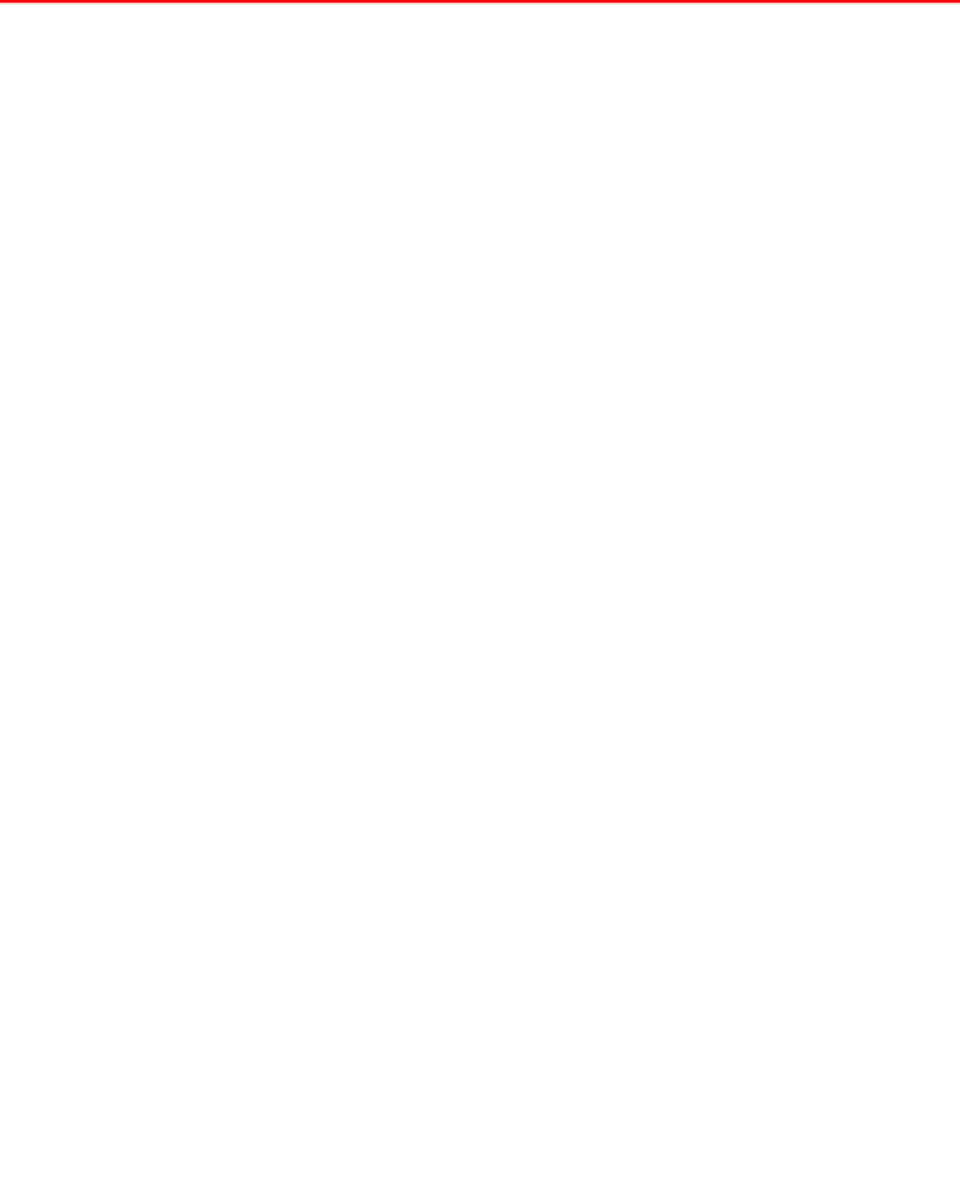
Frame 1 (no input)
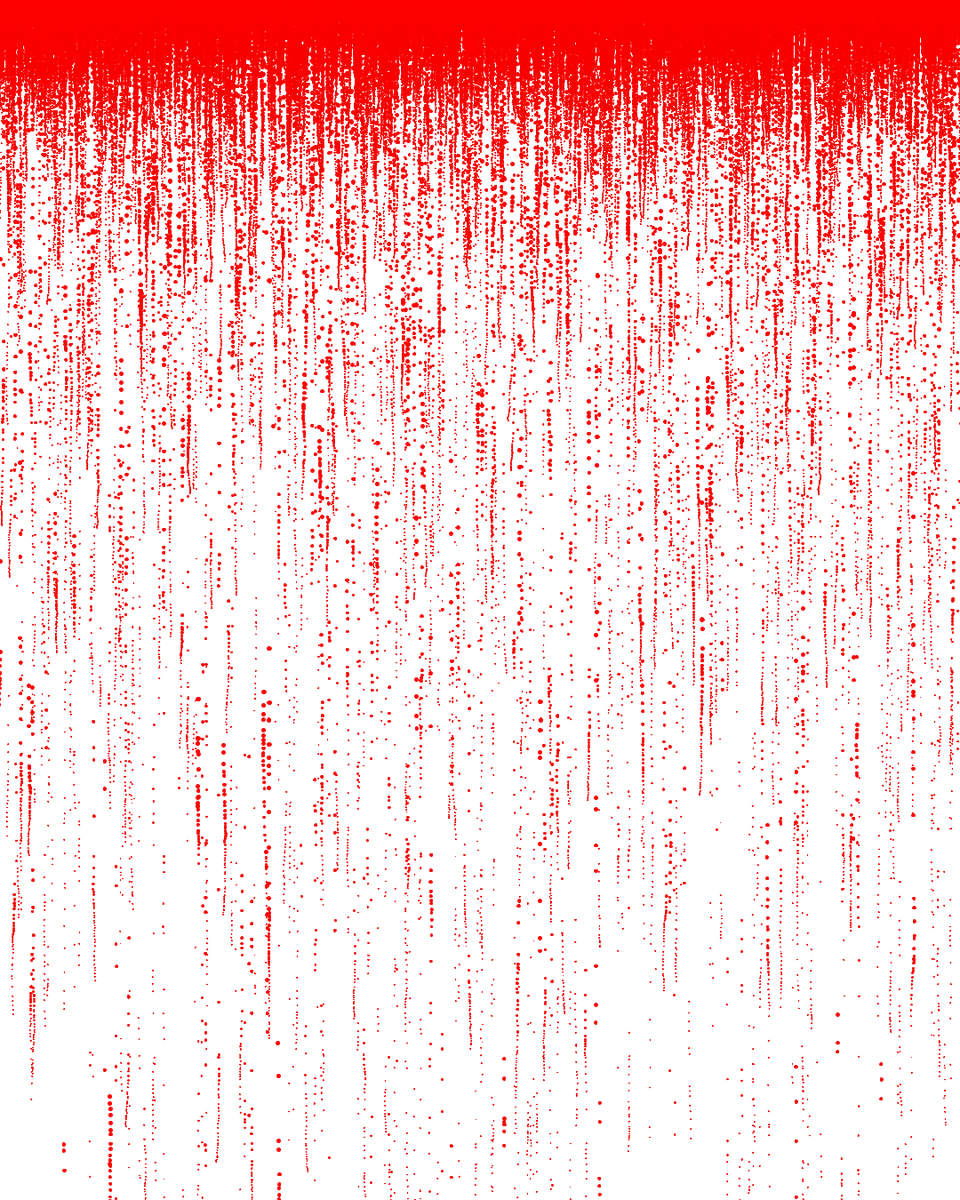
Frame 60 (the mouse pressed at the canvas centre just before this capture)
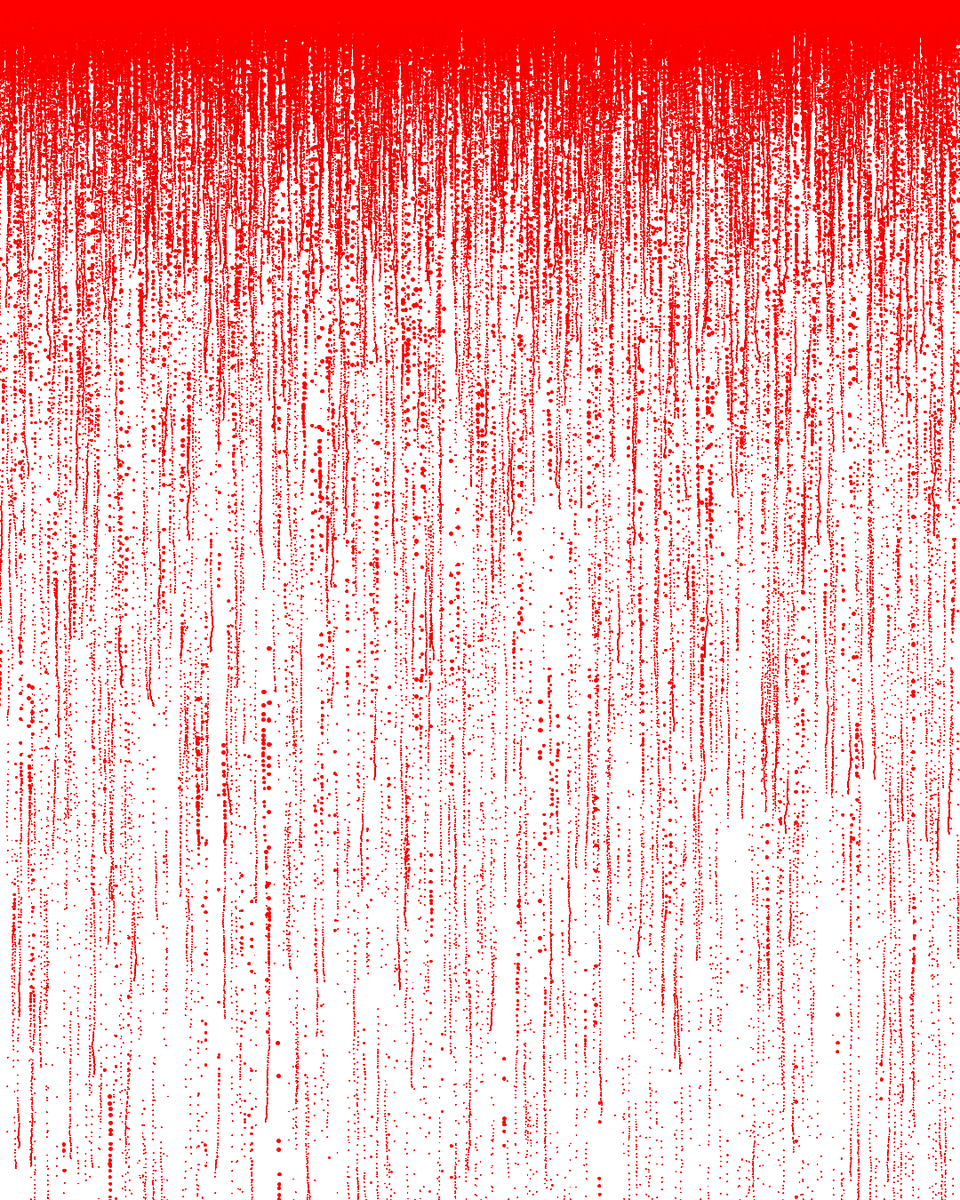
Frame 120 (the mouse held since frame 60 and released just before this capture)

The Processing sketch that drew these frames (run headless with seeded random() and noise(); from frame 60 on, the mouse is pressed at the canvas centre):

// Processing sketch: digital_rain
// ── digital_rain.pde
ArrayList<Dot> dots = new ArrayList<Dot>();
float color_grad;
float dotSize = 5;

class Dot {
  float x;
  float y;
  float old_delta;
  float new_delta;

  Dot(float x_in, float y_in){
    x = x_in;
    y = y_in;
  }

  void drawDot() {
    ellipse(y,x,dotSize,dotSize);
  }
  void set_old_delta(float delta) {
    old_delta = delta;
  }
  void set_new_delta(float delta) {
    new_delta = delta;
  }
  void update_x() {
    x += old_delta;
  }
  void new_to_old(){
    old_delta = new_delta;
  }
  void update_y() {
    y+=random(-0.5,0.5);
  }
}

//-------------------------------

void setup() {
  background(255);
  size(1080,1350);
  for (int i = 0; i < width; i += 1) {
    dots.add(new  Dot(0,i));

  }
  frameRate(60);
}

void draw(){
  stroke(255 - color_grad, 0, 0);
  fill(255 - color_grad, 0, 0);
  for (Dot temp : dots){
    temp.drawDot();
    temp.update_y();
  }
  if (dotSize > 1){
    dotSize -= 0.1;
  }
  updateDots();
  color_grad = color_grad+0.25;
  if (color_grad>235) stop();
}

void updateDots(){
  for (Dot temp : dots){
    temp.old_delta=random(5);
  }
  softenDots();

  for (Dot temp : dots){
    temp.update_x();
  }
}

void softenDots(){
  dots.get(0).set_new_delta((dots.get(0).old_delta+dots.get(1).old_delta+dots.get(3).old_delta)/abs(dots.get(1).y-dots.get(0).y));
  dots.get(dots.size()-1).set_new_delta((dots.get(dots.size()-1).old_delta+dots.get(dots.size()-2).old_delta+dots.get(dots.size()-3).old_delta)/abs(dots.get(dots.size()-1).y-dots.get(dots.size()-2).y));
  for (int i = 1; i < dots.size()-1; ++i){
    dots.get(i).set_new_delta((dots.get(i-1).old_delta+dots.get(i).old_delta+dots.get(i+1).old_delta)/abs(dots.get(i+1).y-dots.get(i-1).y));
  }
  for (Dot temp : dots) {
    temp.new_to_old();
  }
}
